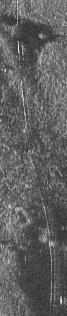
#> input picture source/source_7.png, 67 x 316 px; its folder holds only this picture in this run
$ python -i Tessellation.py   (imports and definitions only)
#> lines starting #> are read from the running program, lines starting #| are printed output that depends on the picture; after the words box and inside, x2 and y2 are one past the last pixel; in counts of white or black regions, pixels touching at a corner belong together
#> further down, picture is the input picture: shape (316, 67, 3); min 38, max 247, mean 95.7
import cv2
import numpy as np
import os


def tesselation_brute_force(image, sq_lin_1, sq_lin_2):
    sdim_1 = image.shape[0] % sq_lin_1
    sdim_2 = image.shape[1] % sq_lin_2
    original = image.copy()

    result = []
    for i in range(sdim_1, image.shape[0], sq_lin_1):
        for j in range(sdim_2, image.shape[1], sq_lin_2):
            image_slice = image[i:i + sq_lin_1-5, j:j + sq_lin_2-5]
            if np.sum(image_slice) == 0:
                image[i:i + sq_lin_1, j:j + sq_lin_2] = 122
                result.append((i,j,sq_lin_1,sq_lin_2))
    # [4 lines of commented-out code are left out]
    return result

def extract_contours(image, check_bb=False, check_rect=False):
#> called with check_bb = False, check_rect = False
    gray = cv2.cvtColor(image, cv2.COLOR_BGR2GRAY)
    blurred = cv2.GaussianBlur(gray, (7, 7), 0)
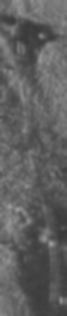
#> blurred: shape (316, 67); min 57, max 157, mean 95.7
    edged = cv2.Canny(blurred, 50, 150)
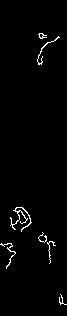
#> edged: shape (316, 67); 1.7% white in thin lines or dots, all inside (x1, y1, x2, y2) = (0, 33, 67, 305)

    cnts, hierarchy = cv2.findContours(edged.copy(), cv2.RETR_EXTERNAL,
                            cv2.CHAIN_APPROX_SIMPLE)
#> cnts = 7 contours, 6 with area under 20; largest, box (x1, y1, x2, y2) and area: (10, 207, 32, 232) 36


    rects = []
    for c in cnts:
        area = cv2.contourArea(c)
        # TODO: change this constant
        if area > 100:
            (x, y, w, h) = cv2.boundingRect(c)
            rects.append((x, y, w, h))
#> this loop made 7 passes
#> area on pass 5: 35.5
#> after the loop, rects = []

    if check_bb:
        for coord in rects:
            image = cv2.rectangle(image, (coord[0], coord[1]), (coord[0]+coord[2], coord[1]+coord[3]), (255,0,0), 2)

        cv2.imshow("image_name", image)
        cv2.waitKey()
        cv2.destroyAllWindows()

    if check_rect:
        for coord in rects:
            image_slice = image[coord[1]:coord[1]+coord[3], coord[0]:coord[0]+coord[2]]
            cv2.imshow("image_name", image_slice)
            cv2.waitKey()
            cv2.destroyAllWindows()

    return rects


def find_places(image, img_size):
    rects = extract_contours(image)

    result = []
    for coord in rects:
        image_slice = image[coord[1]:coord[1] + coord[3], coord[0]:coord[0] + coord[2]]
        result.append(tesselation_brute_force(image_slice, img_size[0], img_size[1]))

    return result


# [5 lines not run here, left out]

>>> import cv2
>>> picture = cv2.imread('source/source_7.png')
>>> result = extract_contours(picture)
#> result = []
